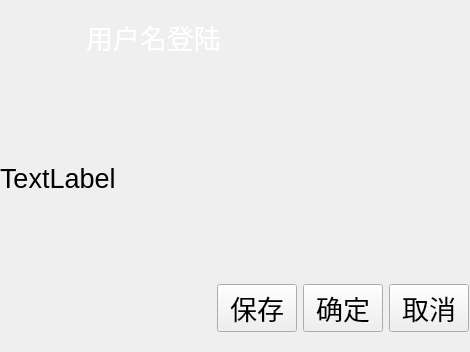
<?xml version="1.0" encoding="UTF-8"?>
<ui version="4.0">
 <class>MessageBox</class>
 <widget class="QWidget" name="MessageBox">
  <property name="geometry">
   <rect>
    <x>0</x>
    <y>0</y>
    <width>470</width>
    <height>352</height>
   </rect>
  </property>
  <property name="font">
   <font>
    <pointsize>20</pointsize>
   </font>
  </property>
  <property name="windowTitle">
   <string>Form</string>
  </property>
  <layout class="QGridLayout" name="gridLayout">
   <property name="leftMargin">
    <number>0</number>
   </property>
   <property name="topMargin">
    <number>1</number>
   </property>
   <property name="rightMargin">
    <number>1</number>
   </property>
   <item row="1" column="0">
    <widget class="QWidget" name="widgetBack" native="true">
     <layout class="QGridLayout" name="gridLayout_2">
      <property name="margin">
       <number>0</number>
      </property>
      <item row="0" column="0">
       <widget class="QWidget" name="widgetTitle" native="true">
        <property name="autoFillBackground">
         <bool>true</bool>
        </property>
        <property name="styleSheet">
         <string notr="true"/>
        </property>
        <layout class="QHBoxLayout" name="horizontalLayout_2" stretch="0,0,0">
         <property name="spacing">
          <number>6</number>
         </property>
         <property name="margin">
          <number>0</number>
         </property>
         <item>
          <widget class="QPushButton" name="pushButton">
           <property name="sizePolicy">
            <sizepolicy hsizetype="Preferred" vsizetype="Preferred">
             <horstretch>0</horstretch>
             <verstretch>0</verstretch>
            </sizepolicy>
           </property>
           <property name="text">
            <string/>
           </property>
           <property name="icon">
            <iconset resource="ikembx00.qrc">
             <normaloff>:/image/cross.png</normaloff>:/image/cross.png</iconset>
           </property>
           <property name="iconSize">
            <size>
             <width>48</width>
             <height>48</height>
            </size>
           </property>
           <property name="default">
            <bool>false</bool>
           </property>
           <property name="flat">
            <bool>true</bool>
           </property>
          </widget>
         </item>
         <item>
          <widget class="QLabel" name="labTitle">
           <property name="font">
            <font>
             <pointsize>20</pointsize>
            </font>
           </property>
           <property name="styleSheet">
            <string notr="true">color:rgb(255, 255, 255)</string>
           </property>
           <property name="text">
            <string>用户名登陆</string>
           </property>
          </widget>
         </item>
         <item>
          <spacer name="horizontalSpacer_4">
           <property name="orientation">
            <enum>Qt::Horizontal</enum>
           </property>
           <property name="sizeHint" stdset="0">
            <size>
             <width>40</width>
             <height>20</height>
            </size>
           </property>
          </spacer>
         </item>
        </layout>
       </widget>
      </item>
      <item row="1" column="0">
       <layout class="QHBoxLayout" name="horizontalLayout" stretch="1,2">
        <item>
         <widget class="QLabel" name="labImage">
          <property name="text">
           <string>TextLabel</string>
          </property>
         </widget>
        </item>
        <item>
         <widget class="QLabel" name="labContext">
          <property name="minimumSize">
           <size>
            <width>0</width>
            <height>200</height>
           </size>
          </property>
          <property name="font">
           <font>
            <pointsize>20</pointsize>
           </font>
          </property>
          <property name="autoFillBackground">
           <bool>true</bool>
          </property>
          <property name="text">
           <string/>
          </property>
          <property name="alignment">
           <set>Qt::AlignCenter</set>
          </property>
         </widget>
        </item>
       </layout>
      </item>
      <item row="2" column="0">
       <layout class="QHBoxLayout" name="horizontalLayout_3">
        <property name="bottomMargin">
         <number>9</number>
        </property>
        <item>
         <spacer name="horizontalSpacer">
          <property name="orientation">
           <enum>Qt::Horizontal</enum>
          </property>
          <property name="sizeHint" stdset="0">
           <size>
            <width>40</width>
            <height>20</height>
           </size>
          </property>
         </spacer>
        </item>
        <item>
         <widget class="QPushButton" name="btnSave">
          <property name="font">
           <font>
            <pointsize>20</pointsize>
           </font>
          </property>
          <property name="text">
           <string>保存</string>
          </property>
         </widget>
        </item>
        <item>
         <widget class="QPushButton" name="btnOK">
          <property name="font">
           <font>
            <pointsize>20</pointsize>
           </font>
          </property>
          <property name="text">
           <string>确定</string>
          </property>
         </widget>
        </item>
        <item>
         <widget class="QPushButton" name="btnCancel">
          <property name="font">
           <font>
            <pointsize>20</pointsize>
           </font>
          </property>
          <property name="text">
           <string>取消</string>
          </property>
         </widget>
        </item>
       </layout>
      </item>
     </layout>
    </widget>
   </item>
  </layout>
 </widget>
 <resources>
  <include location="ikembx00.qrc"/>
 </resources>
 <connections/>
</ui>
